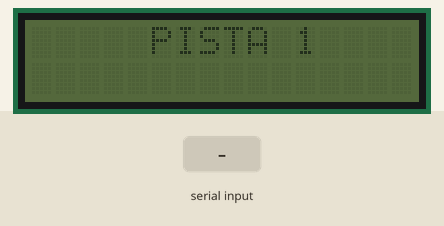
Bench run of a sketch on a simulated Arduino Uno, built with avr-gcc and run on an emulated ATmega328P. Parts: 16×2 character LCD. The test bench sets the inputs (shaded band).

Above: at 1.2 s.
1.3 s: "1\n" received over Serial
At 2.0 s:
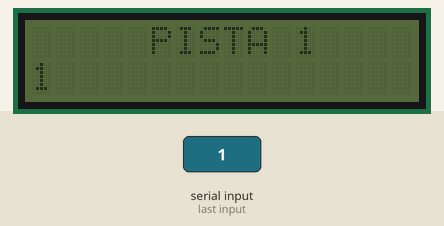
2.8 s: "0\n" received over Serial
At 3.2 s:
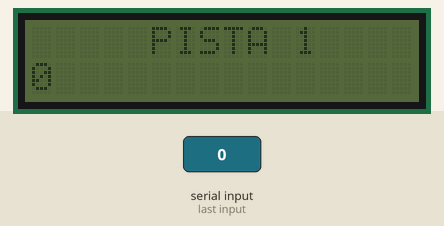
4.3 s: "2\n" received over Serial
At 5.5 s:
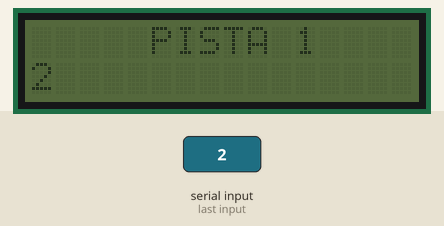
Timing chart, 0 to 7.3 s (numbered marks = the images above; inputs shaded):
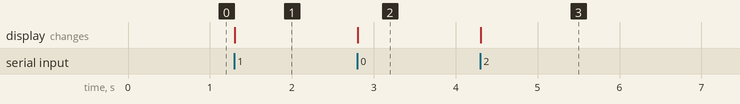

Measured:
- after the input at 1.3 s, the display: changes at once (image 1)
- after the input at 2.8 s, the display: changes at once (image 2)
- after the input at 4.3 s, the display: changes at once (image 3)

The sketch:

lcd_startup.ino
```cpp
#include <Wire.h>
#include <LiquidCrystal_I2C.h>

LiquidCrystal_I2C lcd(0x27, 16, 2);  // Set the I2C address and LCD dimensions

void setup() {
  lcd.init();
  lcd.setBacklight(LOW);
  lcd.setCursor(0,0);
  lcd.print("     PISTA 1");  // Display "PISTA 1" on the first line
  Serial.begin(9600);  // Initialize serial communication
}

void loop() {
  if (Serial.available() > 0) {
    String receivedMessage = Serial.readStringUntil('\n');  // Read the entire message until newline
    lcd.setCursor(0, 1);  // Move to the second line
    lcd.print(receivedMessage);  // Display the received message on the second line
  }
}
```
